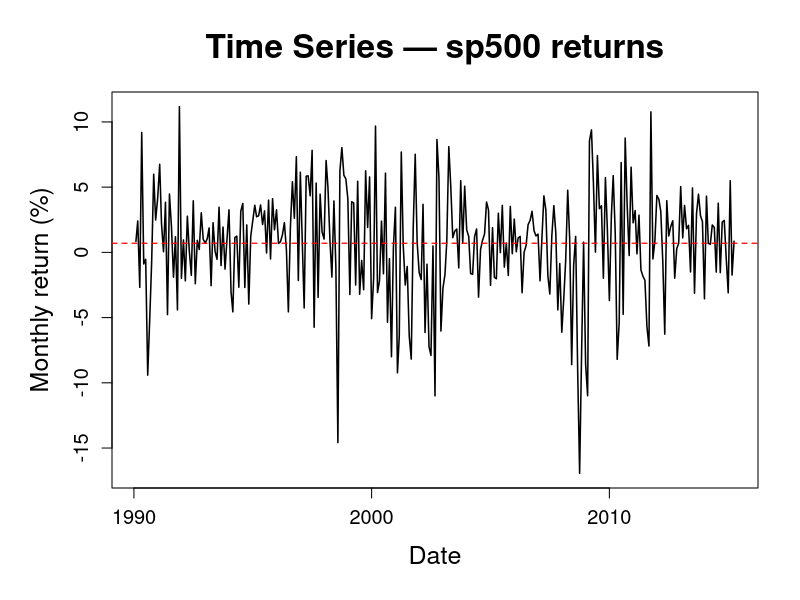
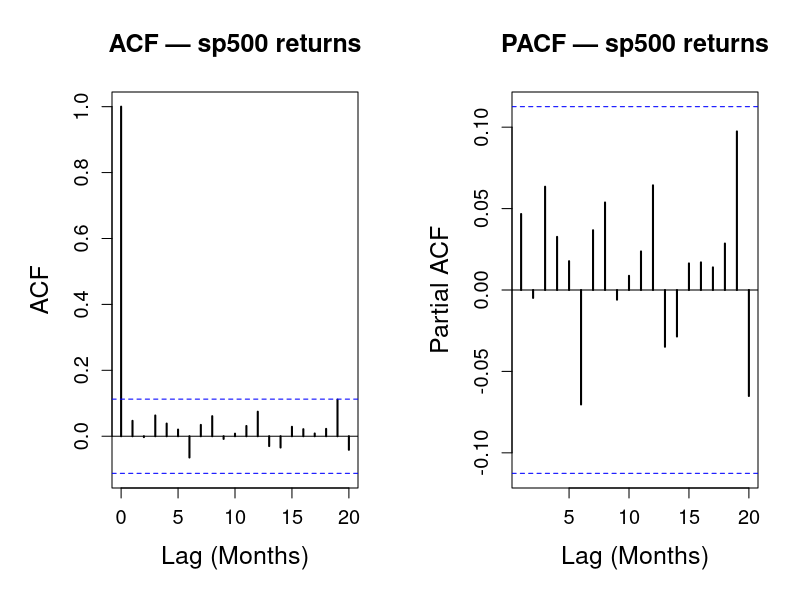

These figures' R source, in order: (Note: this script raises an error after producing the figures.)
### -------------------
### Run ALL other scripts before running this script
### -------------------


# ── Common style settings ──────────────────────────────────────────────────────
main_cex <- 2.0
lab_cex  <- 1.5
axis_cex <- 1.2

# ── Variogram function ─────────────────────────────────────────────────────────
variogram <- function(y, lagmax = 12, iprint = FALSE) {
  G <- rep(1, lagmax)
  n <- length(y)
  if (lagmax > n) lagmax <- n - 2
  
  y1 <- y[-1]
  y2 <- y[-n]
  d1 <- y1 - y2
  denom <- var(d1)
  
  for (k in 2:lagmax) {
    y1 <- y[(k + 1):n]
    y2 <- y[1:(n - k)]
    dk <- y1 - y2
    G[k] <- var(dk) / denom
  }
  
  ac <- c(acf(y, plot = FALSE, lag.max = lagmax)$acf)
  H <- (1 - ac[-1]) / (1 - ac[2])
  
  if (iprint) print(cbind(G, H))
  list(G = G, H = H)
}



# ── Load and prepare data ──────────────────────────────────────────────────────
data <- read.csv("data/processed/cleanedData.csv")
data$observation_date <- as.Date(paste0(data$observation_date, "-01"))

train_end <- c(2015, 4)

data_ts <- ts(data$sp500_ret, start = c(1990, 2), frequency = 12)
train <- window(data_ts, start = c(1990, 2), end = train_end)
train_data <- data[1:length(train), ]

sp500_x <- na.omit(train_data$sp500_ret)
sp500_dates <- train_data$observation_date[!is.na(train_data$sp500_ret)]



# ── Time series plot ───────────────────────────────────────────────────────────
if (!dir.exists("figs/ts")) {
  dir.create("figs/ts")
}

png("figs/ts/sp500_tsplot.png", width = 2000, height = 1300, res = 220)


par(
  mar = c(5.5, 5.5, 4.5, 2) + 0.1,
  cex.main = main_cex,
  cex.lab = lab_cex,
  cex.axis = axis_cex
)

plot(
  sp500_dates, sp500_x,
  type = "l",
  lwd = 1.5,
  xlab = "Date",
  ylab = "Monthly return (%)",
  main = "Time Series — sp500 returns"
)

abline(h = mean(sp500_x), col = "red", lty = 2, lwd = 1.2)

dev.off()

# ── ACF / PACF plot ────────────────────────────────────────────────────────────

if (!dir.exists("figs/acf_pacf")) {
  dir.create("figs/acf_pacf")
}

png("figs/acf_pacf/sp500_ret_acfpacf.png", width = 2400, height = 1200, res = 220)
par(
  mfrow = c(1, 2),
  mar = c(5.5, 5.5, 4.5, 2) + 0.1,
  cex.main = 1.5,
  cex.lab = lab_cex,
  cex.axis = axis_cex
)

acf(
  as.numeric(sp500_x),
  lag.max = 20,
  lwd = 2,
  xlab = "Lag (Months)",
  ylab = "ACF",
  main = "ACF — sp500 returns"
)

pacf(
  as.numeric(sp500_x),
  lag.max = 20,
  lwd = 2,
  xlab = "Lag (Months)",
  ylab = "Partial ACF",
  main = "PACF — sp500 returns"
)

dev.off()

png("figs/acf_pacf/BAA_acfpacf.png", width = 2400, height = 1200, res = 220)
par(
  mfrow = c(1, 2),
  mar = c(5.5, 5.5, 4.5, 2) + 0.1,
  cex.main = 1.5,
  cex.lab = lab_cex,
  cex.axis = axis_cex
)

acf(as.numeric(BAA_train), 
    lag.max = 20,
    lwd = 2,
    xlab = "Lag (Months)",
    ylab = "ACF",
    main = "ACF of differenced Baa spread")
pacf(as.numeric(BAA_train), 
     lag.max = 20,
     lwd = 2,
     xlab = "Lag (Months)",
     ylab = " Partial ACF",
     main = "PACF of differenced Baa spread")
dev.off()

png("figs/acf_pacf/VIX_acfpacf.png", width = 2400, height = 1200, res = 220)
par(
  mfrow = c(1, 2),
  mar = c(5.5, 5.5, 4.5, 2) + 0.1,
  cex.main = 1.5,
  cex.lab = lab_cex,
  cex.axis = axis_cex
)

acf(as.numeric(vix_train), 
    main = "ACF of differenced VIX",
    lag.max = 20,
    lwd = 2,
    xlab = "Lag (Months)",
    ylab = "ACF")
pacf(as.numeric(vix_train), 
     main = "PACF of differenced VIX",
     lag.max = 20,
     lwd = 2,
     xlab = "Lag (Months)",
     ylab = "Partial ACF")
dev.off()


# ── Variogram plot of S&P500 returns───────────────────────────────────────────
if (!dir.exists("figs/vario")) {
  dir.create("figs/vario")
}

vg <- variogram(sp500_x, lagmax = 12)
lags <- 1:12

png("figs/vario/sp500_ret_vario.png", width = 2200, height = 1300, res = 220)

par(
  mar = c(5.5, 5.5, 4.5, 2) + 0.1,
  cex.main = main_cex,
  cex.lab = lab_cex,
  cex.axis = axis_cex
)

matplot(
  lags, cbind(vg$G, vg$H),
  type = "b",
  pch = c(16, 17),
  col = c("steelblue", "darkorange"),
  lwd = 2.5,
  xlab = "Lag (months)",
  ylab = "Variogram",
  main = "Variogram — sp500 returns"
)

abline(h = 1, col = "black", lty = 2, lwd = 1.2)

legend(
  "bottomright",
  legend = c("G", "H"),
  col = c("steelblue", "darkorange"),
  pch = c(16, 17),
  lwd = 2,
  bty = "n",
  cex = 1.3
)

dev.off()



# ── ccf plots ─────────────────────────────────────────────────────────────
if (!dir.exists("figs/ccf")) {
  dir.create("figs/ccf")
}

png("figs/ccf/Copper_ccf.png", width = 1497, height = 1044, res = 220)
ccf(copper_ldiff[1:ntrain], as.numeric(train), main = "CCF of log differenced Copper & SP500 returns",  ylab = "CCF", xlab="Lag (Months)", lag.max = 10)
dev.off()

png("figs/ccf/INDPRO_ccf.png", width = 1497, height = 1044, res = 220)
ccf(indpro_diff[1:ntrain], as.numeric(train), main = "CCF of differenced INDPRO & SP500 returns",  ylab = "CCF", xlab="Lag (Months)", lag.max = 10)
dev.off()

png("figs/ccf/CPI_ccf.png", width = 1497, height = 1044, res = 220)
ccf(data$CPI[1:ntrain], as.numeric(train), main = "CCF of CPI % change & SP500 returns",  ylab = "CCF", xlab="Lag (Months)", lag.max = 10)
dev.off()

png("figs/ccf/Silver_ccf.png", width = 1497, height = 1044, res = 220)
ccf(silver_ldiff[1:ntrain], as.numeric(train), main = "CCF of log differenced Silver & SP500 returns",  ylab = "CCF", xlab="Lag (Months)", lag.max = 10)
dev.off()

png("figs/ccf/Gold_ccf.png", width = 1497, height = 1044, res = 220)
ccf(as.numeric(gold_ldiff[1:ntrain]), as.numeric(train), main = "CCF of log differenced Gold & SP500 returns",  ylab = "CCF", xlab="Lag (Months)", lag.max = 10)
dev.off()

png("figs/ccf/BAA_ccf.png", width = 1497, height = 1044, res = 220)
ccf(as.numeric(BAA_train),as.numeric(train), main = "CCF of differenced Baa spread & SP500 returns", ylab = "CCF", xlab="Lag (Months)", lag.max = 10)
dev.off()

png("figs/ccf/VIX_ccf.png", width = 1497, height = 1044, res = 220)
ccf(as.numeric(vix_train),as.numeric(train), main = "CCF of differenced VIX & SP500 returns", ylab = "CCF", xlab="Lag (Months)", lag.max = 10) 
dev.off()


# ───────────────────────────────────────────────────────────────
cat("Done. New figures saved in figs/\n")
